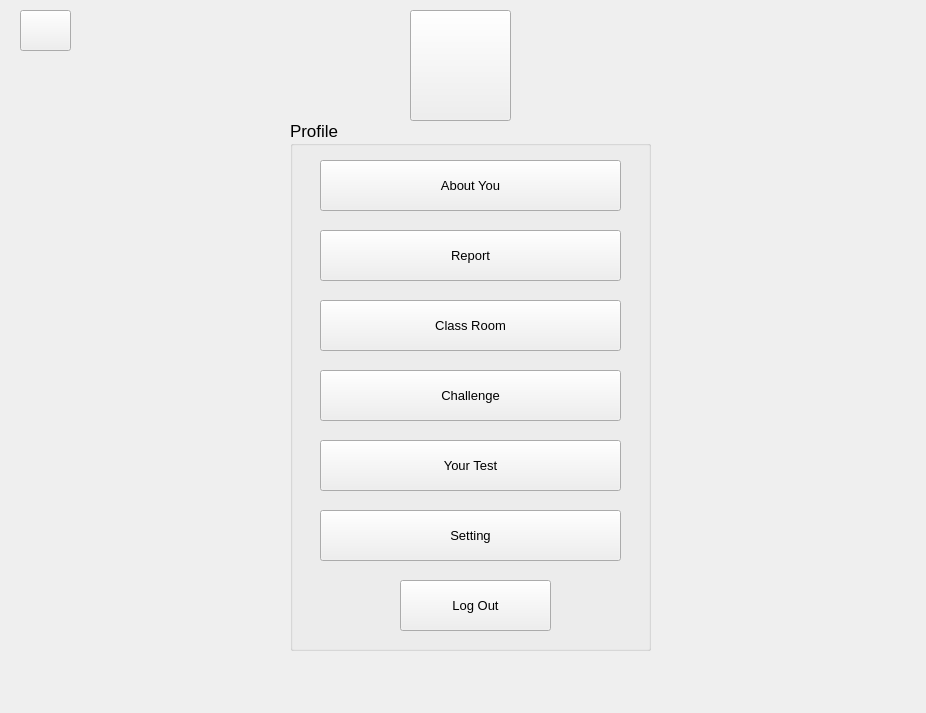
<?xml version="1.0" encoding="UTF-8"?>
<ui version="4.0">
 <class>Homepage</class>
 <widget class="QWidget" name="Homepage">
  <property name="geometry">
   <rect>
    <x>0</x>
    <y>0</y>
    <width>926</width>
    <height>713</height>
   </rect>
  </property>
  <property name="windowTitle">
   <string>Form</string>
  </property>
  <widget class="QPushButton" name="pushButton">
   <property name="geometry">
    <rect>
     <x>410</x>
     <y>10</y>
     <width>101</width>
     <height>111</height>
    </rect>
   </property>
   <property name="text">
    <string/>
   </property>
   <property name="icon">
    <iconset>
     <normaloff>../../teacher-240-1128987.png</normaloff>../../teacher-240-1128987.png</iconset>
   </property>
   <property name="iconSize">
    <size>
     <width>100</width>
     <height>100</height>
    </size>
   </property>
  </widget>
  <widget class="QGroupBox" name="groupBox">
   <property name="geometry">
    <rect>
     <x>290</x>
     <y>120</y>
     <width>361</width>
     <height>531</height>
    </rect>
   </property>
   <property name="font">
    <font>
     <pointsize>13</pointsize>
     <stylestrategy>PreferDefault</stylestrategy>
    </font>
   </property>
   <property name="title">
    <string>Profile</string>
   </property>
   <widget class="QPushButton" name="pushButton_6">
    <property name="geometry">
     <rect>
      <x>110</x>
      <y>460</y>
      <width>151</width>
      <height>51</height>
     </rect>
    </property>
    <property name="font">
     <font>
      <pointsize>10</pointsize>
      <stylestrategy>PreferDefault</stylestrategy>
     </font>
    </property>
    <property name="text">
     <string>Log Out</string>
    </property>
   </widget>
   <widget class="QPushButton" name="pushButton_8">
    <property name="geometry">
     <rect>
      <x>30</x>
      <y>180</y>
      <width>301</width>
      <height>51</height>
     </rect>
    </property>
    <property name="font">
     <font>
      <pointsize>10</pointsize>
      <stylestrategy>PreferDefault</stylestrategy>
     </font>
    </property>
    <property name="text">
     <string>Class Room</string>
    </property>
   </widget>
   <widget class="QPushButton" name="pushButton_4">
    <property name="geometry">
     <rect>
      <x>30</x>
      <y>320</y>
      <width>301</width>
      <height>51</height>
     </rect>
    </property>
    <property name="font">
     <font>
      <pointsize>10</pointsize>
      <stylestrategy>PreferDefault</stylestrategy>
     </font>
    </property>
    <property name="text">
     <string>Your Test</string>
    </property>
   </widget>
   <widget class="QPushButton" name="pushButton_3">
    <property name="geometry">
     <rect>
      <x>30</x>
      <y>40</y>
      <width>301</width>
      <height>51</height>
     </rect>
    </property>
    <property name="font">
     <font>
      <pointsize>10</pointsize>
      <stylestrategy>PreferDefault</stylestrategy>
     </font>
    </property>
    <property name="text">
     <string>About You</string>
    </property>
   </widget>
   <widget class="QPushButton" name="pushButton_5">
    <property name="geometry">
     <rect>
      <x>30</x>
      <y>250</y>
      <width>301</width>
      <height>51</height>
     </rect>
    </property>
    <property name="font">
     <font>
      <pointsize>10</pointsize>
      <stylestrategy>PreferDefault</stylestrategy>
     </font>
    </property>
    <property name="text">
     <string>Challenge</string>
    </property>
   </widget>
   <widget class="QPushButton" name="pushButton_7">
    <property name="geometry">
     <rect>
      <x>30</x>
      <y>110</y>
      <width>301</width>
      <height>51</height>
     </rect>
    </property>
    <property name="font">
     <font>
      <pointsize>10</pointsize>
      <stylestrategy>PreferDefault</stylestrategy>
     </font>
    </property>
    <property name="text">
     <string>Report</string>
    </property>
   </widget>
   <widget class="QPushButton" name="pushButton_2">
    <property name="geometry">
     <rect>
      <x>30</x>
      <y>390</y>
      <width>301</width>
      <height>51</height>
     </rect>
    </property>
    <property name="font">
     <font>
      <pointsize>10</pointsize>
      <stylestrategy>PreferDefault</stylestrategy>
     </font>
    </property>
    <property name="text">
     <string>Setting</string>
    </property>
   </widget>
  </widget>
  <widget class="QPushButton" name="pushButton_9">
   <property name="geometry">
    <rect>
     <x>20</x>
     <y>10</y>
     <width>51</width>
     <height>41</height>
    </rect>
   </property>
   <property name="text">
    <string/>
   </property>
   <property name="icon">
    <iconset>
     <normaloff>../../Back.png</normaloff>../../Back.png</iconset>
   </property>
   <property name="iconSize">
    <size>
     <width>40</width>
     <height>40</height>
    </size>
   </property>
  </widget>
 </widget>
 <resources/>
 <connections>
  <connection>
   <sender>pushButton_8</sender>
   <signal>clicked()</signal>
   <receiver>Homepage</receiver>
   <slot>JoinClassCodeStudent1()</slot>
   <hints>
    <hint type="sourcelabel">
     <x>513</x>
     <y>333</y>
    </hint>
    <hint type="destinationlabel">
     <x>652</x>
     <y>331</y>
    </hint>
   </hints>
  </connection>
  <connection>
   <sender>pushButton_6</sender>
   <signal>clicked()</signal>
   <receiver>Homepage</receiver>
   <slot>Longout()</slot>
   <hints>
    <hint type="sourcelabel">
     <x>504</x>
     <y>605</y>
    </hint>
    <hint type="destinationlabel">
     <x>593</x>
     <y>663</y>
    </hint>
   </hints>
  </connection>
  <connection>
   <sender>pushButton_9</sender>
   <signal>clicked()</signal>
   <receiver>Homepage</receiver>
   <slot>BackHomepage()</slot>
   <hints>
    <hint type="sourcelabel">
     <x>37</x>
     <y>34</y>
    </hint>
    <hint type="destinationlabel">
     <x>87</x>
     <y>76</y>
    </hint>
   </hints>
  </connection>
 </connections>
 <slots>
  <slot>JoinClassCodeStudent1()</slot>
  <slot>BackHomepage()</slot>
  <slot>Longout()</slot>
 </slots>
</ui>
